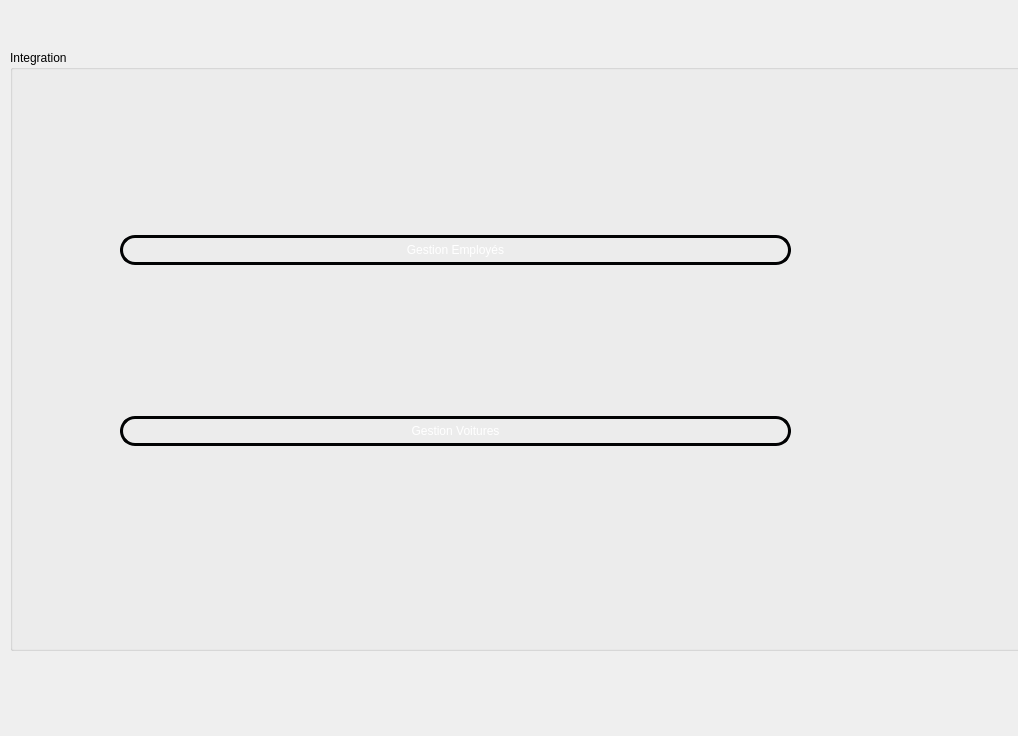
<?xml version="1.0" encoding="UTF-8"?>
<ui version="4.0">
 <class>Gestions</class>
 <widget class="QDialog" name="Gestions">
  <property name="geometry">
   <rect>
    <x>0</x>
    <y>0</y>
    <width>1018</width>
    <height>736</height>
   </rect>
  </property>
  <property name="windowTitle">
   <string>Dialog</string>
  </property>
  <widget class="QGroupBox" name="Integration">
   <property name="geometry">
    <rect>
     <x>10</x>
     <y>50</y>
     <width>1021</width>
     <height>601</height>
    </rect>
   </property>
   <property name="title">
    <string>Integration</string>
   </property>
   <widget class="QLabel" name="label">
    <property name="geometry">
     <rect>
      <x>-70</x>
      <y>10</y>
      <width>1251</width>
      <height>611</height>
     </rect>
    </property>
    <property name="text">
     <string/>
    </property>
    <property name="pixmap">
     <pixmap>../../../../../Downloads/332496417_636004678536897_2155687128768114301_n.jpg</pixmap>
    </property>
   </widget>
   <widget class="QWidget" name="gridLayoutWidget">
    <property name="geometry">
     <rect>
      <x>110</x>
      <y>40</y>
      <width>671</width>
      <height>501</height>
     </rect>
    </property>
    <layout class="QGridLayout" name="gridLayout">
     <property name="sizeConstraint">
      <enum>QLayout::SetDefaultConstraint</enum>
     </property>
     <item row="1" column="0">
      <widget class="QPushButton" name="pushButton_voitures">
       <property name="styleSheet">
        <string notr="true">QPushButton {
color: #ffffff;
border: 3px solid #010203;
font: 8pt &quot;MS Reference Sans Serif&quot;;
border-radius: 15px;
padding: 5px;
background: qradialgradient(cx: 0.3, cy: -0.4,
fx: 0.3, fy: -0.4,
radius: 3, stop: 0 #010203, stop: 1 #c4c9c7);
min-width: 80px;
}

QPushButton:hover {
background: qradialgradient(cx: 0.3, cy: -0.4,
fx: 0.3, fy: -0.4,
radius: 3, stop: 0 #010203, stop: 1 #010203);
}

 QPushButton:pressed {
background: qradialgradient(cx: 0.4, cy: -0.1,
fx: 0.4, fy: -0.1,
radius: 3, stop: 0 #c4c9c7, stop: 1 #c4c9c7);
}</string>
       </property>
       <property name="text">
        <string>Gestion Voitures</string>
       </property>
      </widget>
     </item>
     <item row="0" column="0">
      <widget class="QPushButton" name="pushButton_emp">
       <property name="styleSheet">
        <string notr="true">QPushButton {
color: #ffffff;
border: 3px solid #010203;
font: 8pt &quot;MS Reference Sans Serif&quot;;
border-radius: 15px;
padding: 5px;
background: qradialgradient(cx: 0.3, cy: -0.4,
fx: 0.3, fy: -0.4,
radius: 3, stop: 0 #010203, stop: 1 #c4c9c7);
min-width: 80px;
}

QPushButton:hover {
background: qradialgradient(cx: 0.3, cy: -0.4,
fx: 0.3, fy: -0.4,
radius: 3, stop: 0 #010203, stop: 1 #010203);
}

 QPushButton:pressed {
background: qradialgradient(cx: 0.4, cy: -0.1,
fx: 0.4, fy: -0.1,
radius: 3, stop: 0 #c4c9c7, stop: 1 #c4c9c7);
}</string>
       </property>
       <property name="text">
        <string>Gestion Employés</string>
       </property>
      </widget>
     </item>
    </layout>
   </widget>
  </widget>
 </widget>
 <resources/>
 <connections/>
</ui>
